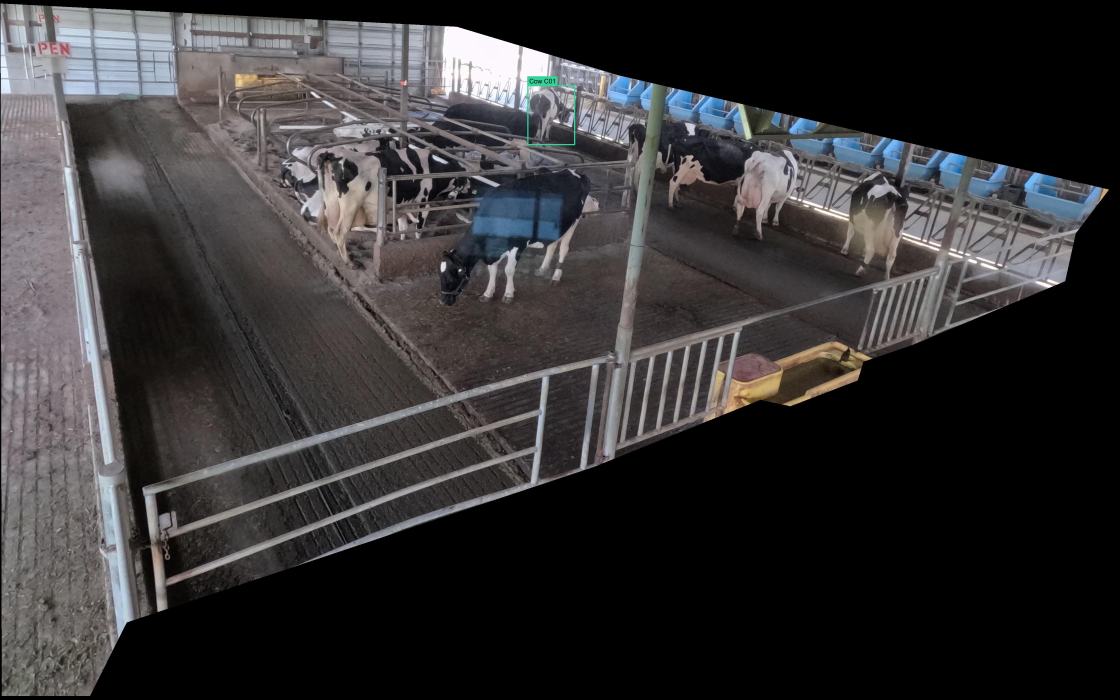
#> input picture bovine_iq/temp_images/highlighted_C01_1690321811_16-50-11.jpg, 4480 x 2800 px (shown at 1/4 size)
$ python -i preprocessing.py   (imports and definitions only)   (older library calls are emulated)
#> lines starting #> are read from the running program, lines starting #| are printed output that depends on the picture; after the words box and inside, x2 and y2 are one past the last pixel; in counts of white or black regions, pixels touching at a corner belong together
#> further down, picture is the input picture: PIL image 4480x2800 RGB; mean R, G, B 53.4, 51.8, 52.8
"""
utils/preprocessing.py
=======================
Veterinary image preprocessing utilities.
• Image validation (blur, brightness, contrast, coverage, occlusion)
• Veterinary-specific image enhancement
• Visual proxy feature extraction (coat condition, eye clarity, posture)
• Model-specific adapters (YOLO 640px, MaxViT 224px)
"""

from __future__ import annotations

import logging
from concurrent.futures import ThreadPoolExecutor
from typing import Any, Dict, List, Optional, Tuple, Union

import numpy as np
from PIL import Image, ImageEnhance, ImageFilter

logger = logging.getLogger(__name__)


# ── Constants ─────────────────────────────────────────────────────────────────

QUALITY_THRESHOLDS = {
    "min_resolution":  (224, 224),
    "max_blur_score":  100,
    "min_brightness":  30,
    "max_brightness":  220,
    "min_contrast":    20,
    "max_occlusion":   0.3,
    "min_cow_coverage": 0.15,
}

ENHANCEMENT_PARAMS = {
    "minimal":    {"contrast": 1.05, "sharpness": 1.1,  "noise_reduction": False},
    "standard":   {"contrast": 1.15, "sharpness": 1.25, "noise_reduction": True},
    "aggressive": {"contrast": 1.3,  "sharpness": 1.5,  "noise_reduction": True},
}


# ── Image validation ──────────────────────────────────────────────────────────

def validate_image(
    image: Union[Image.Image, np.ndarray],
    return_details: bool = True,
) -> Dict[str, Any]:
    """
    Run veterinary-grade image quality checks.

    Returns
    -------
    {valid, issues, metrics, recommendations}
    """
#> called with return_details = True
    try:
        import cv2
    except ImportError:
        logger.warning("opencv-python not installed — skipping image validation")
        return {"valid": True, "issues": None, "metrics": {}, "recommendations": []}

    if isinstance(image, np.ndarray):
        if image.dtype != np.uint8:
            image = (image * 255).clip(0, 255).astype(np.uint8)
        image = Image.fromarray(cv2.cvtColor(image, cv2.COLOR_BGR2RGB))

    issues: List[str] = []
    metrics: Dict[str, Any] = {}

    # Resolution
    width, height = image.size
    min_w, min_h = QUALITY_THRESHOLDS["min_resolution"]
    metrics["resolution"] = (width, height)
    metrics["resolution_ok"] = width >= min_w and height >= min_h
    if not metrics["resolution_ok"]:
        issues.append(f"Resolution too low: {width}x{height} < {min_w}x{min_h}")

    # Convert for OpenCV checks
    img_cv = cv2.cvtColor(np.array(image), cv2.COLOR_RGB2BGR)
    gray = cv2.cvtColor(img_cv, cv2.COLOR_BGR2GRAY)
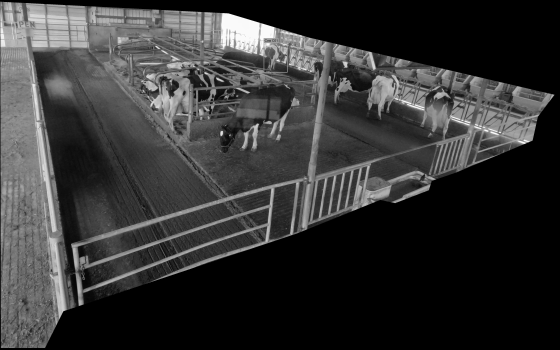
#> gray: shape (2800, 4480) (shown at 1/8 size); min 0, max 255, mean 52.4

    # Blur (Laplacian variance)
    blur_score = float(cv2.Laplacian(gray, cv2.CV_64F).var())
#> blur_score = 74.41
    metrics["blur_score"] = blur_score
    metrics["blur_ok"] = blur_score >= QUALITY_THRESHOLDS["max_blur_score"]
    if not metrics["blur_ok"]:
        issues.append(f"Image may be blurry (score: {blur_score:.1f})")

    # Brightness
    brightness = float(np.mean(gray))
#> brightness = 52.41
    metrics["brightness"] = brightness
    metrics["brightness_ok"] = (
        QUALITY_THRESHOLDS["min_brightness"] <= brightness <= QUALITY_THRESHOLDS["max_brightness"]
    )
    if not metrics["brightness_ok"]:
        issues.append(f"Suboptimal lighting (brightness: {brightness:.1f}/255)")

    # Contrast
    contrast = float(np.std(gray))
#> contrast = 58.68
    metrics["contrast"] = contrast
    metrics["contrast_ok"] = contrast >= QUALITY_THRESHOLDS["min_contrast"]
    if not metrics["contrast_ok"]:
        issues.append(f"Low contrast (std: {contrast:.1f})")

    # Cow coverage
    cow_coverage = _estimate_cow_coverage(img_cv)
    metrics["cow_coverage"] = cow_coverage
    metrics["coverage_ok"] = cow_coverage >= QUALITY_THRESHOLDS["min_cow_coverage"]
    if not metrics["coverage_ok"]:
        issues.append(f"Insufficient cow visibility ({cow_coverage:.1%})")

    # Occlusion
    occlusion = _estimate_occlusion(img_cv, gray)
    metrics["occlusion"] = occlusion
    metrics["occlusion_ok"] = occlusion <= QUALITY_THRESHOLDS["max_occlusion"]
    if not metrics["occlusion_ok"]:
        issues.append(f"High occlusion detected ({occlusion:.1%})")

    is_valid = all(
        metrics[k] for k in
        ["resolution_ok", "blur_ok", "brightness_ok", "contrast_ok", "coverage_ok", "occlusion_ok"]
    )

    if return_details:
        return {
            "valid": is_valid,
            "issues": issues if issues else None,
            "metrics": metrics,
            "recommendations": _quality_recommendations(metrics),
        }
    return {"valid": is_valid}


def _estimate_cow_coverage(img_cv: np.ndarray) -> float:
    try:
        import cv2
        hsv = cv2.cvtColor(img_cv, cv2.COLOR_BGR2HSV)
#> hsv: shape (2800, 4480, 3); mean H, S, V 44.4, 17.5, 56
        mask = cv2.bitwise_or(
            cv2.inRange(hsv, np.array([10, 50, 50]), np.array([25, 255, 255])),   # brown
            cv2.bitwise_or(
                cv2.inRange(hsv, np.array([0, 0, 200]), np.array([180, 30, 255])),  # white
                cv2.inRange(hsv, np.array([0, 0, 0]),   np.array([180, 255, 50])),  # black
            ),
        )
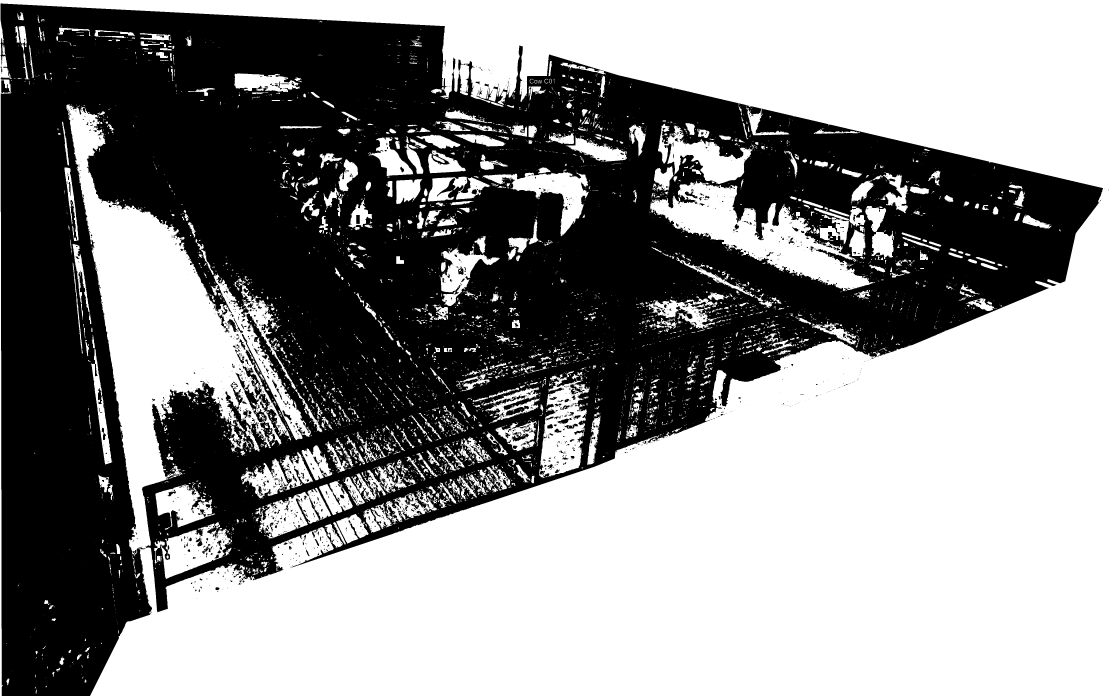
#> mask: shape (2800, 4480) (shown at 1/4 size); 56% white; 2681 black regions (2141 under 20 px), largest, box (x1, y1, x2, y2) and area: (2, 14, 4412, 2784) 5468692, (2021, 1623, 2116, 1667) 1492, (2047, 1728, 2115, 1766) 1188
        total = img_cv.shape[0] * img_cv.shape[1]
#> in validate_image, `cow_coverage = _estimate_cow_coverage(img_cv)`: cow_coverage = 0.56
        return cv2.countNonZero(mask) / total if total > 0 else 0.0
    except Exception:
        return 0.5


def _estimate_occlusion(img_cv: np.ndarray, gray: Optional[np.ndarray] = None) -> float:
    try:
        import cv2
        if gray is None:
            gray = cv2.cvtColor(img_cv, cv2.COLOR_BGR2GRAY)
        edges = cv2.Canny(gray, 50, 150)
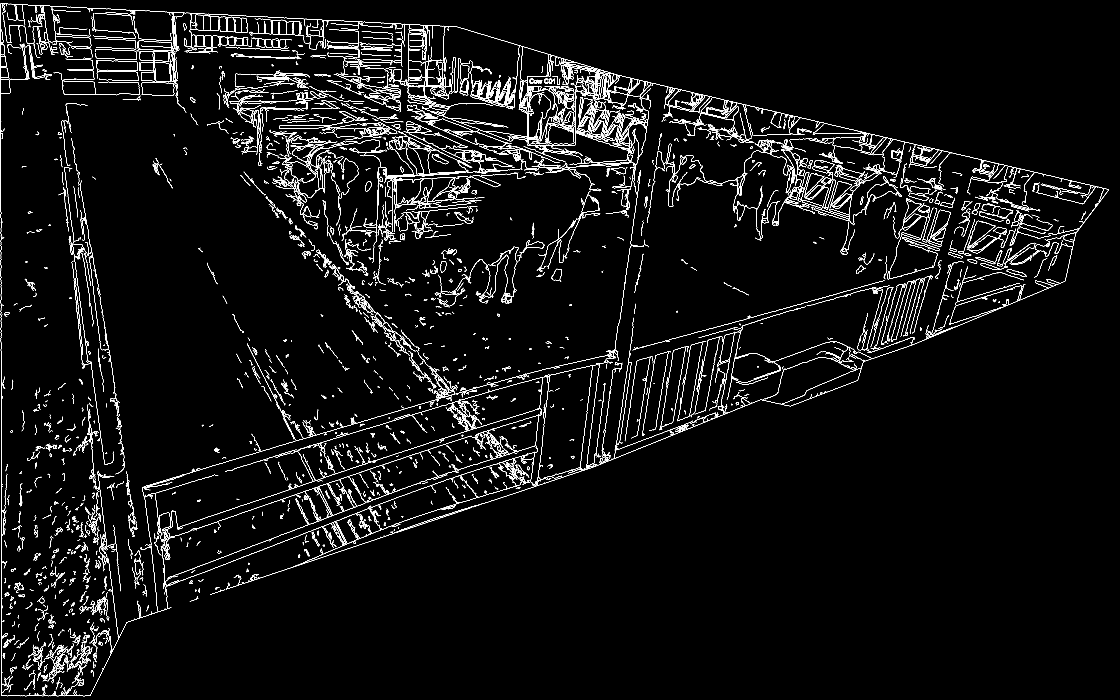
#> edges: shape (2800, 4480) (shown at 1/4 size); 2.2% white in thin lines or dots
        h, w = edges.shape
        gs, occluded = 8, 0
        for i in range(gs):
            for j in range(gs):
                cell = edges[i * h // gs:(i + 1) * h // gs, j * w // gs:(j + 1) * w // gs]
                if np.mean(cell > 0) > 0.4:
                    occluded += 1
#> after the loop, occluded = 0
        return occluded / (gs * gs)
    except Exception:
        return 0.1


def _quality_recommendations(metrics: Dict) -> List[str]:
    recs = []
    if not metrics.get("resolution_ok"):
        recs.append("📷 Use higher resolution or move closer")
    if not metrics.get("blur_ok"):
        recs.append("🎯 Ensure camera steady and subject in focus")
    if not metrics.get("brightness_ok"):
        recs.append("💡 Improve lighting conditions")
    if not metrics.get("contrast_ok"):
        recs.append("🎨 Improve subject-background contrast")
    if not metrics.get("coverage_ok"):
        recs.append("🐄 Frame cow to occupy at least 15% of image")
    if not metrics.get("occlusion_ok"):
        recs.append("🚧 Remove obstructions from camera view")
    return recs or ["✅ Image quality meets requirements"]


# ── Image enhancement ─────────────────────────────────────────────────────────

# [99 lines left out: functions enhance_for_analysis, extract_visual_proxies, _proxy_result, batch_validate, not called in this run]

>>> from PIL import Image
>>> picture = Image.open('../bovine_iq/temp_images/highlighted_C01_1690321811_16-50-11.jpg')
>>> result = validate_image(picture)
#> in validate_image, `is_valid = all( metrics[k] for k in ["resolution_ok", "blur_ok", "brig..`: is_valid = False
#> result = 4 items

$ run again, on bovine_iq/temp_images/highlighted_C01_1690335116_20-31-56.jpg
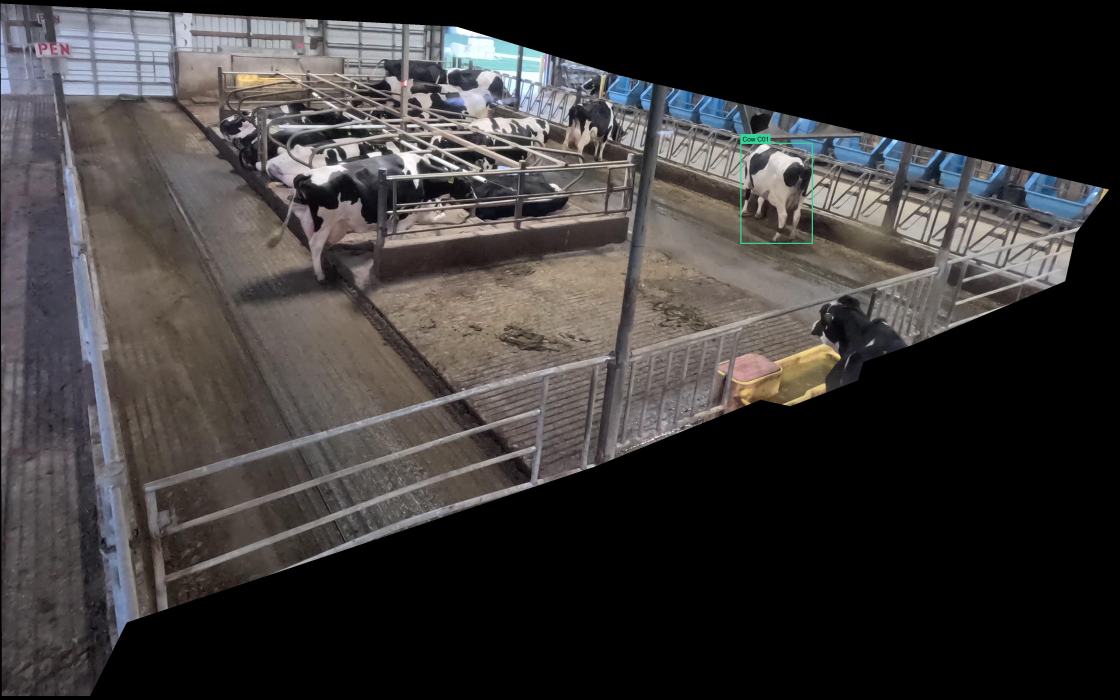
#> input picture bovine_iq/temp_images/highlighted_C01_1690335116_20-31-56.jpg, 4480 x 2800 px (shown at 1/4 size)
#> picture is the input picture: PIL image 4480x2800 RGB; mean R, G, B 60.2, 57.2, 56.7
#> blur_score = 71.64
#> brightness = 58.02
#> contrast = 60.01
#> hsv: shape (2800, 4480, 3); mean H, S, V 34.4, 22.4, 62.8
#> in _estimate_cow_coverage, `mask = cv2.bitwise_or( cv2.inRange(hsv, np.array([10, 50, 50]), np.arr..`:
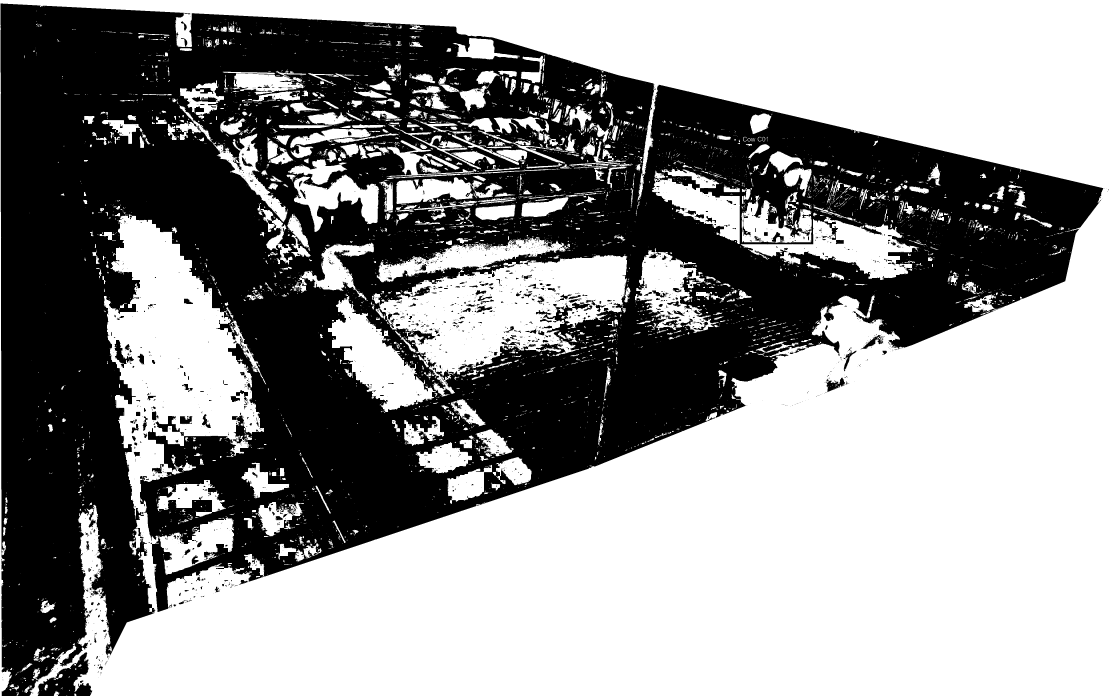
#> mask: shape (2800, 4480) (shown at 1/4 size); 57.8% white; 3035 black regions (2533 under 20 px), largest, box (x1, y1, x2, y2) and area: (2, 14, 4413, 2784) 5193831, (150, 2608, 370, 2784) 17754, (458, 1360, 536, 1472) 2823
#> cow_coverage = 0.578
#> in _estimate_occlusion, `edges = cv2.Canny(gray, 50, 150)`:
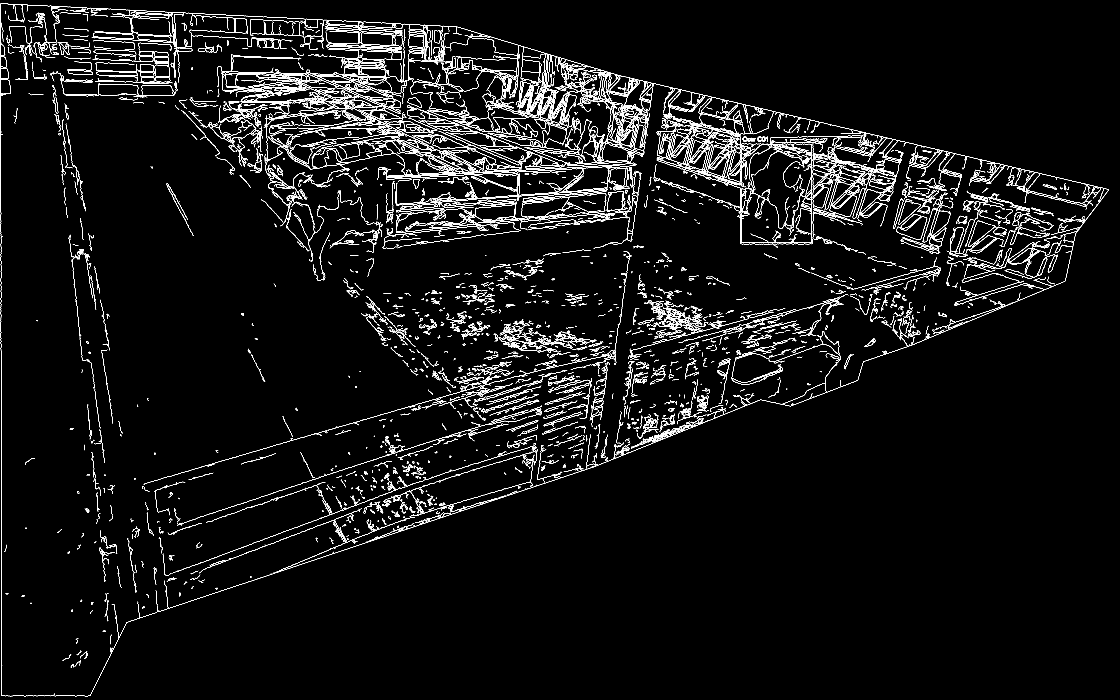
#> edges: shape (2800, 4480) (shown at 1/4 size); 2.5% white in thin lines or dots
#> after the loop in _estimate_occlusion, `for i in range(gs):`: occluded = 0
#> is_valid = False
#> result = 4 items

$ run again, on bovine_iq/temp_images/highlighted_C01_1690337291_21-08-11.jpg
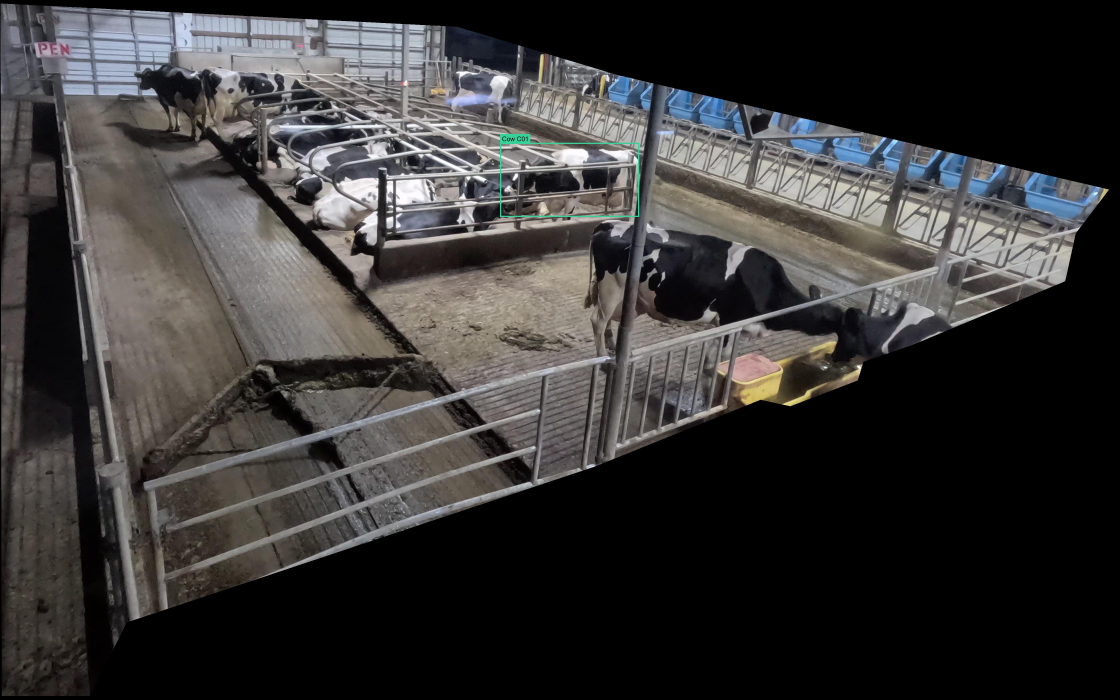
#> input picture bovine_iq/temp_images/highlighted_C01_1690337291_21-08-11.jpg, 4480 x 2800 px (shown at 1/4 size)
#> picture is the input picture: PIL image 4480x2800 RGB; mean R, G, B 55.9, 54.3, 53.8
#> blur_score = 67.47
#> brightness = 54.75
#> contrast = 61.57
#> hsv: shape (2800, 4480, 3); mean H, S, V 31.8, 21.5, 58.3
#> in _estimate_cow_coverage, `mask = cv2.bitwise_or( cv2.inRange(hsv, np.array([10, 50, 50]), np.arr..`:
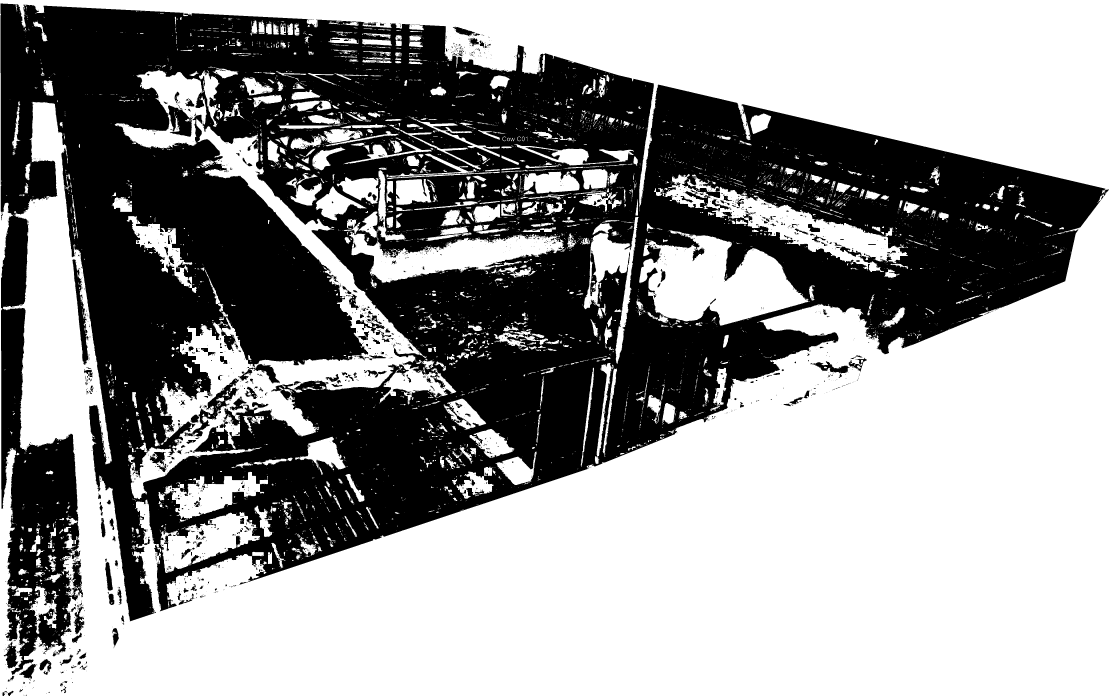
#> mask: shape (2800, 4480) (shown at 1/4 size); 59.2% white; 2838 black regions (2383 under 20 px), largest, box (x1, y1, x2, y2) and area: (2, 14, 4436, 2720) 5000616, (738, 1514, 956, 1746) 9468, (289, 1037, 354, 1459) 8519
#> cow_coverage = 0.592
#> in _estimate_occlusion, `edges = cv2.Canny(gray, 50, 150)`:
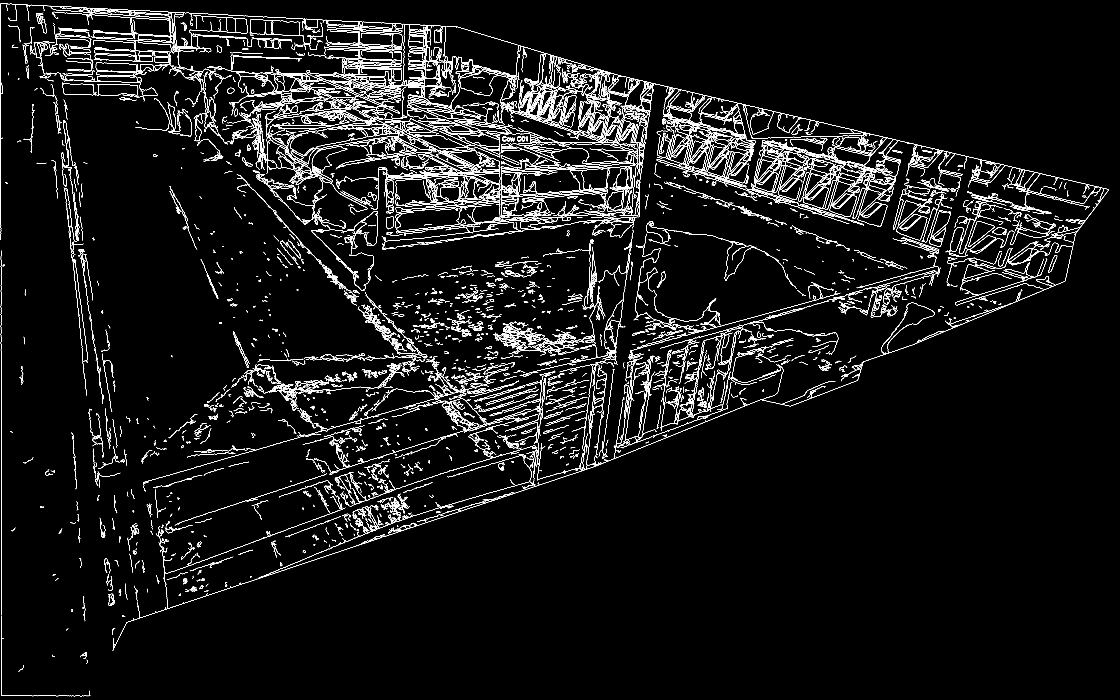
#> edges: shape (2800, 4480) (shown at 1/4 size); 2.8% white in thin lines or dots
#> after the loop in _estimate_occlusion, `for i in range(gs):`: occluded = 0
#> is_valid = False
#> result = 4 items
